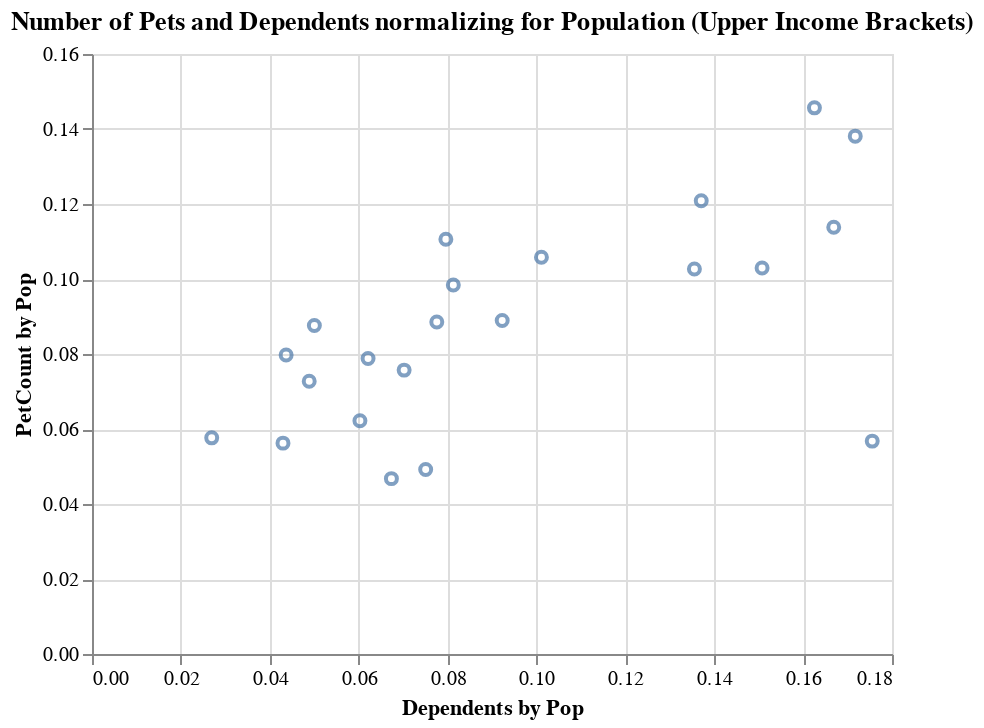

Here is the notebook cell this chart was saved with:
### Code cell
alt.Chart(merged_df6).mark_point().encode(
    x= 'Dependents by Pop',
    y= 'PetCount by Pop' 
).properties(title='Number of Pets and Dependents normalizing for Population (Upper Income Brackets)')

### Figure 1 — Vega-Lite specification as saved in the notebook (floating-point values rounded to 4 significant figures)
{"config": {"view": {"continuousWidth": 400, "continuousHeight": 300}}, "data": {"name": "data-02c089b9ec7f6a8f9d0d99721c1518e1"}, "mark": "point", "encoding": {"x": {"field": "Dependents by Pop", "type": "quantitative"}, "y": {"field": "PetCount by Pop", "type": "quantitative"}}, "title": "Number of Pets and Dependents normalizing for Population (Upper Income Brackets)", "$schema": "https://vega.github.io/schema/vega-lite/v4.17.0.json", "datasets": {"data-02c089b9ec7f6a8f9d0d99721c1518e1": [{"zip_code": 98102, "population": 25642, "Total Dependents": 1120, "PetCount": 2045, "PetCount by Pop": 0.07975, "Dependents by Pop": 0.04368}, {"zip_code": 98103, "population": 51917, "Total Dependents": 5250, "PetCount": 5492, "PetCount by Pop": 0.1058, "Dependents by Pop": 0.1011}, {"zip_code": 98105, "population": 51947, "Total Dependents": 3900, "PetCount": 2557, "PetCount by Pop": 0.04922, "Dependents by Pop": 0.07508}, {"zip_code": 98106, "population": 25383, "Total Dependents": 1270, "PetCount": 2224, "PetCount by Pop": 0.08762, "Dependents by Pop": 0.05003}, {"zip_code": 98107, "population": 27631, "Total Dependents": 2200, "PetCount": 3056, "PetCount by Pop": 0.1106, "Dependents by Pop": 0.07962}, {"zip_code": 98108, "population": 24667, "Total Dependents": 1060, "PetCount": 1387, "PetCount by Pop": 0.05623, "Dependents by Pop": 0.04297}, {"zip_code": 98109, "population": 30107, "Total Dependents": 1870, "PetCount": 2373, "PetCount by Pop": 0.07882, "Dependents by Pop": 0.06211}, {"zip_code": 98112, "population": 23347, "Total Dependents": 3520, "PetCount": 2403, "PetCount by Pop": 0.1029, "Dependents by Pop": 0.1508}, {"zip_code": 98115, "population": 51171, "Total Dependents": 8540, "PetCount": 5823, "PetCount by Pop": 0.1138, "Dependents by Pop": 0.1669}, {"zip_code": 98116, "population": 25822, "Total Dependents": 3500, "PetCount": 2651, "PetCount by Pop": 0.1027, "Dependents by Pop": 0.1355}, {"zip_code": 98117, "population": 33713, "Total Dependents": 5480, "PetCount": 4910, "PetCount by Pop": 0.1456, "Dependents by Pop": 0.1625}, {"zip_code": 98118, "population": 48438, "Total Dependents": 2920, "PetCount": 3013, "PetCount by Pop": 0.0622, "Dependents by Pop": 0.06028}, {"zip_code": 98119, "population": 25245, "Total Dependents": 2330, "PetCount": 2245, "PetCount by Pop": 0.08893, "Dependents by Pop": 0.0923}, {"zip_code": 98121, "population": 20420, "Total Dependents": 550, "PetCount": 1177, "PetCount by Pop": 0.05764, "Dependents by Pop": 0.02693}, {"zip_code": 98122, "population": 41126, "Total Dependents": 2010, "PetCount": 2992, "PetCount by Pop": 0.07275, "Dependents by Pop": 0.04887}, {"zip_code": 98125, "population": 42022, "Total Dependents": 3260, "PetCount": 3721, "PetCount by Pop": 0.08855, "Dependents by Pop": 0.07758}, {"zip_code": 98126, "population": 23495, "Total Dependents": 1910, "PetCount": 2312, "PetCount by Pop": 0.0984, "Dependents by Pop": 0.08129}, {"zip_code": 98133, "population": 48094, "Total Dependents": 3240, "PetCount": 2249, "PetCount by Pop": 0.04676, "Dependents by Pop": 0.06737}, {"zip_code": 98136, "population": 16049, "Total Dependents": 2200, "PetCount": 1940, "PetCount by Pop": 0.1209, "Dependents by Pop": 0.1371}, {"zip_code": 98144, "population": 30329, "Total Dependents": 2130, "PetCount": 2296, "PetCount by Pop": 0.0757, "Dependents by Pop": 0.07023}, {"zip_code": 98177, "population": 20222, "Total Dependents": 3550, "PetCount": 1148, "PetCount by Pop": 0.05677, "Dependents by Pop": 0.1756}, {"zip_code": 98199, "population": 21312, "Total Dependents": 3660, "PetCount": 2943, "PetCount by Pop": 0.1381, "Dependents by Pop": 0.1717}]}}
